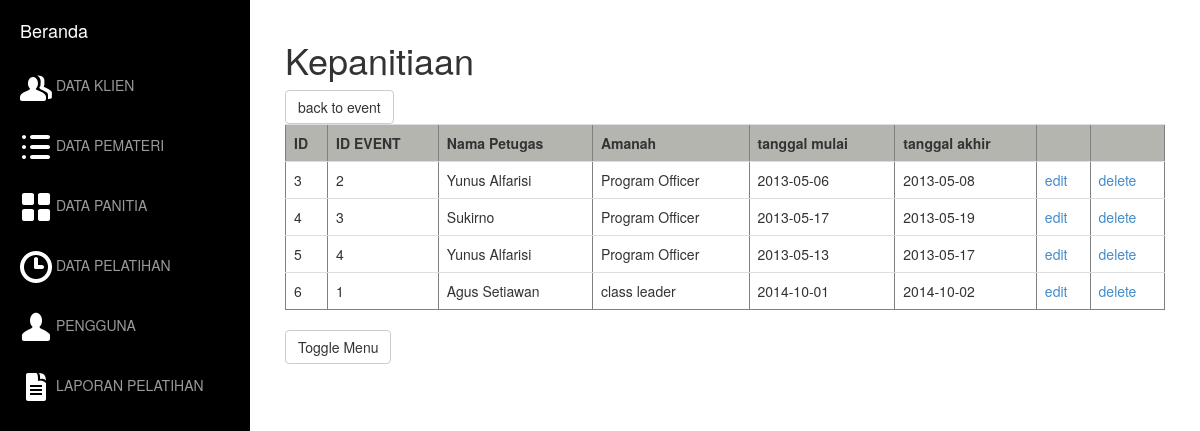
The app's page /KEPANITIAN/index.php with its own data.
### tables this page shows
CREATE TABLE IF NOT EXISTS `kepanitian` (
  `id` int(11) NOT NULL AUTO_INCREMENT,
  `id_event` int(11) NOT NULL,
  `nama` varchar(30) NOT NULL,
  `tugas` varchar(30) NOT NULL,
  `tanggal_mulai` date NOT NULL,
  `tanggal_akhir` date NOT NULL,
  PRIMARY KEY (`id`)
);

### KEPANITIAN/index.php (called while the page is built, shortened)
<?php
	include "kepanitian.php";
	$kepanitian = new kepanitian();
	$data_kepanitian = $kepanitian->get_kepanitian();
	include "view.index.php";
?>

### KEPANITIAN/kepanitian.php (called while the page is built, shortened)
<?php
class kepanitian{
	function get_kepanitian(){
		$sql = "select * from kepanitian";
		$query = mysql_query($sql) or die ("Gagal query : ".$sql);
		return $query;
	}
}
?>

### KEPANITIAN/view.index.php (the view, shortened to what this page needs)
<!DOCTYPE html>
<html lang="en">
<head>
    <link href="asset/css/bootstrap.min.css" rel="stylesheet">
    <link href="asset/css/simple-sidebar.css" rel="stylesheet">
</head>
<body>
    <div id="wrapper">
        <div id="sidebar-wrapper">
            <ul class="sidebar-nav">
                <li class="sidebar-brand">
                    <a href="../home.php">
                        Beranda
                    </a>
                </li>
               <li>
                    <a href="../KLIEN/index.php"><img src='../asset/icons/wb/ic_users.png' /> DATA KLIEN</a>
                </li><br>
                <li>
                    <a href="../PEMATERI/index.php"><img src='../asset/icons/wb/ic_list.png' /> DATA PEMATERI</a>
                </li><br>
                <li>
                    <a href="../PANITIA/index.php"><img src='../asset/icons/wb/ic_grid.png' /> DATA PANITIA</a>
                </li><br>
                <li>
                    <a href="#"><img src='../asset/icons/wb/ic_time.png' /> DATA PELATIHAN</a>
                </li><br>
				<li>
                    <a href="../USER/index.php"><img src='../asset/icons/wb/ic_user.png' /> PENGGUNA</a>
                </li><br>
                <li>
                    <a href="../LAPORAN/form.php"><img src='../asset/icons/wb/ic_text_document.png' /> LAPORAN PELATIHAN</a>
                </li>
            </ul>
        </div>
        <div id="page-content-wrapper">
            <div class="container-fluid">
                <div class="row">
                    <div class="col-lg-12">
                       <h1>Kepanitiaan</h1>
					   <a href="../EVENT/index.php" class="btn btn-default" >back to event</a>
	   <table class="table" border="1">
			<tr bgcolor="#B5B5B0">
				<th>ID</th>
				<th>ID EVENT</th>
				<th>Nama Petugas</th>
				<th>Amanah</th>
				<th>tanggal mulai</th>
				<th>tanggal akhir</th>
				<th></th>
				<th></th>
			</tr>
		<?php while($v = mysql_fetch_array($data_kepanitian)):;?>
			<tr>
				<td><?php echo $v["id"];?></td>
				<td><?php echo $v["id_event"];?></td>
				<td><?php echo $v["nama"];?></td>
				<td><?php echo $v["tugas"];?></td>
				<td><?php echo $v["tanggal_mulai"];?></td>
				<td><?php echo $v["tanggal_akhir"];?></td>
				<td><a href="formedit.php?id=<?php echo $v["id"]; ?>">edit</a></td>
				<td><a href="delete.php?id=<?php echo $v["id"]; ?>">delete</a></td>
			</tr>
			<?php endwhile;?>
		<table>
                        <a href="#menu-toggle" class="btn btn-default" id="menu-toggle">Toggle Menu</a>
                    </div>
                </div>
            </div>
        </div>
    </div>
</body>
</html>

### KEPANITIAN/asset/css/simple-sidebar.css (style rules this page uses)
#wrapper { padding-left: 0; -webkit-transition: all 0.5s ease; -moz-transition: all 0.5s ease; -o-transition: all 0.5s ease; transition: all 0.5s ease; }
#sidebar-wrapper { z-index: 1000; position: fixed; left: 250px; width: 0; height: 100%; margin-left: -250px; overflow-y: auto; background: #000; -webkit-transition: all 0.5s ease; -moz-transition: all 0.5s ease; -o-transition: all 0.5s ease; transition: all 0.5s ease; }
#page-content-wrapper { width: 100%; padding: 15px; }
.sidebar-nav { position: absolute; top: 0; width: 250px; margin: 0; padding: 0; list-style: none; }
.sidebar-nav li { text-indent: 20px; line-height: 40px; }
.sidebar-nav li a { display: block; text-decoration: none; color: #999999; }
.sidebar-nav > .sidebar-brand { height: 65px; font-size: 18px; line-height: 60px; }
.sidebar-nav > .sidebar-brand a { color: #999999; }
@media (min-width:768px) { #wrapper { padding-left: 250px; } }
@media (min-width:768px) { #sidebar-wrapper { width: 250px; } }
@media (min-width:768px) { #page-content-wrapper { padding: 20px; } }

### records on screen
kepanitian: id "3", id_event "2", nama "Yunus Alfarisi", tugas "Program Officer", tanggal_mulai "2013-05-06", tanggal_akhir "2013-05-08"
kepanitian: id "4", id_event "3", nama "Sukirno", tugas "Program Officer", tanggal_mulai "2013-05-17", tanggal_akhir "2013-05-19"
kepanitian: id "5", id_event "4", nama "Yunus Alfarisi", tugas "Program Officer", tanggal_mulai "2013-05-13", tanggal_akhir "2013-05-17"
kepanitian: id "6", id_event "1", nama "Agus Setiawan", tugas "class leader", tanggal_mulai "2014-10-01", tanggal_akhir "2014-10-02"
